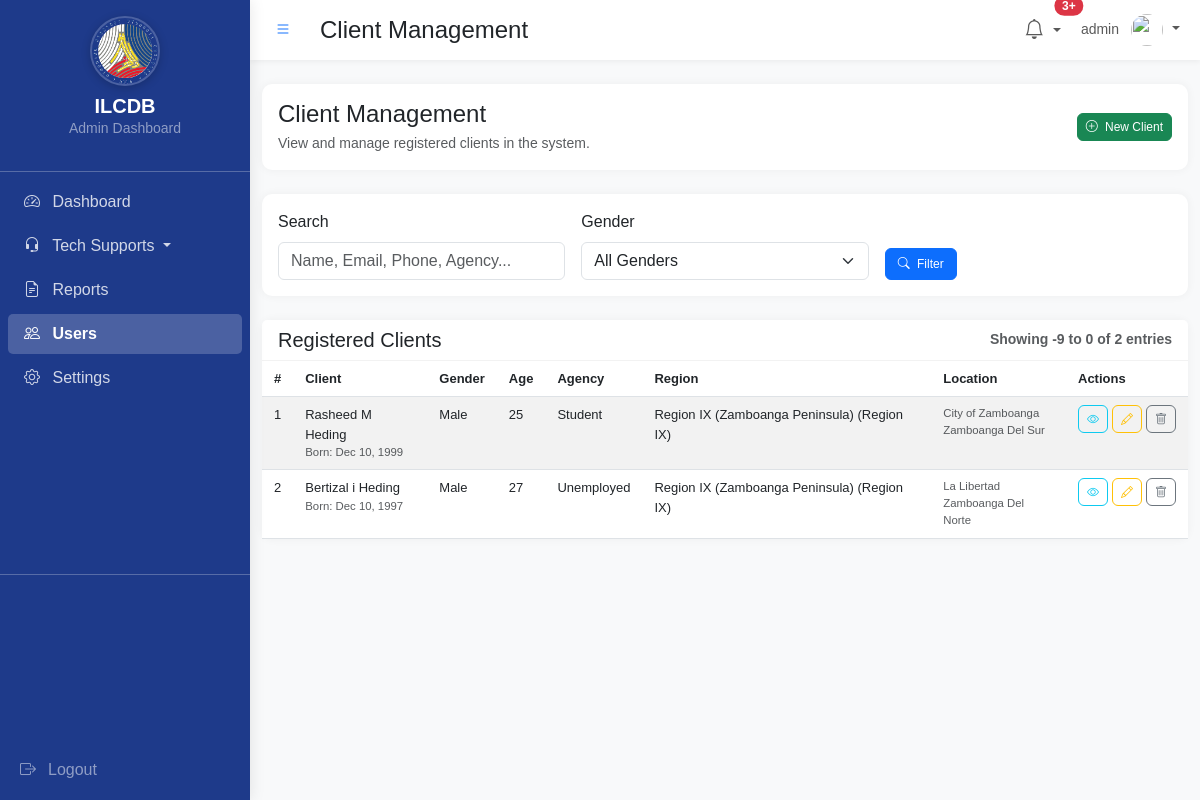
The app's page /admin/users.php (signed in), older data.
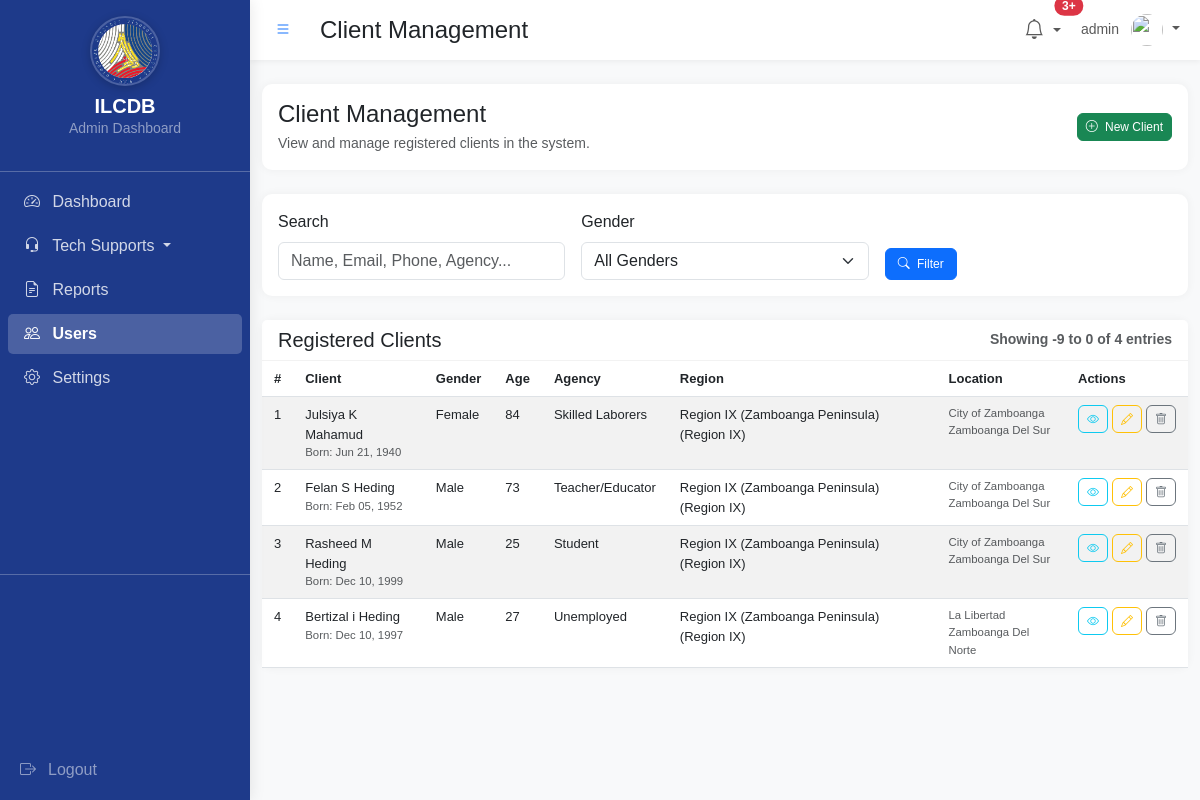
The same page, newer data.
### tables this page shows
CREATE TABLE `clients` (
  `id` int(11) NOT NULL,
  `firstname` varchar(50) NOT NULL,
  `surname` varchar(50) NOT NULL,
  `middle_initial` char(1) DEFAULT NULL,
  `client_name` varchar(100) NOT NULL,
  `agency` varchar(100) NOT NULL,
  `gender` varchar(10) NOT NULL,
  `birthdate` date NOT NULL,
  `region` varchar(50) NOT NULL,
  `region_id` int(11) DEFAULT NULL,
  `province_id` int(11) DEFAULT NULL,
  `district_id` int(11) DEFAULT NULL,
  `municipality_id` int(11) DEFAULT NULL,
  `email` varchar(255) DEFAULT NULL,
  `phone` varchar(50) DEFAULT NULL,
  `created_at` timestamp NOT NULL DEFAULT current_timestamp()
);

CREATE TABLE `regions` (
  `id` int(11) NOT NULL,
  `region_code` varchar(20) NOT NULL,
  `region_name` varchar(100) NOT NULL,
  `created_at` timestamp NOT NULL DEFAULT current_timestamp(),
  `updated_at` timestamp NOT NULL DEFAULT current_timestamp() ON UPDATE current_timestamp()
);

CREATE TABLE `municipalities` (
  `id` int(11) NOT NULL,
  `municipality_name` varchar(100) NOT NULL,
  `municipality_code` varchar(20) DEFAULT NULL,
  `province_id` int(11) NOT NULL,
  `district_id` int(11) DEFAULT NULL,
  `created_at` timestamp NOT NULL DEFAULT current_timestamp(),
  `updated_at` timestamp NOT NULL DEFAULT current_timestamp() ON UPDATE current_timestamp()
);

CREATE TABLE `provinces` (
  `id` int(11) NOT NULL,
  `province_name` varchar(100) NOT NULL,
  `province_code` varchar(20) DEFAULT NULL,
  `region_id` int(11) NOT NULL,
  `created_at` timestamp NOT NULL DEFAULT current_timestamp(),
  `updated_at` timestamp NOT NULL DEFAULT current_timestamp() ON UPDATE current_timestamp()
);

### admin/users.php (the view, shortened to what the changed rows need)
<?php
require_once '../includes/crud_operations.php';
$current_page = isset($_GET['page']) ? (int)$_GET['page'] : 1;
$records_per_page = 10;
$offset = ((int)$current_page - 1) * (int)$records_per_page;
try {
    $base_query = "SELECT c.*,
                   r.region_name, r.region_code,
                   p.province_name,
                   d.district_name,
                   m.municipality_name,
                   TIMESTAMPDIFF(YEAR, c.birthdate, CURDATE()) as age
                   FROM clients c
                   LEFT JOIN regions r ON c.region_id = r.id
                   LEFT JOIN provinces p ON c.province_id = p.id
                   LEFT JOIN districts d ON c.district_id = d.id
                   LEFT JOIN municipalities m ON c.municipality_id = m.id";
    $count_query = "SELECT COUNT(*) as total FROM clients c
                    LEFT JOIN regions r ON c.region_id = r.id";
    $params = array();
    $base_query .= " ORDER BY c.id DESC LIMIT ? OFFSET ?";
    $params[] = $records_per_page;
    $params[] = $offset;
    $stmt = $conn->prepare($base_query);
    if (!empty($params)) {
        $stmt->bind_param(str_repeat("s", count($params)), ...$params);
    }
    $stmt->execute();
    $result = $stmt->get_result();
    $clients = $result->fetch_all(MYSQLI_ASSOC);
    $stmt = $conn->prepare($count_query);
    $stmt->execute();
    $count_result = $stmt->get_result();
    $count_row = $count_result->fetch_assoc();
    $total_records = $count_row['total'];
} catch (Exception $e) {
    $error_message = "Error: " . $e->getMessage();
    $clients = [];
    $total_records = 0;
}
?>
<!DOCTYPE html>
<html lang="en">
<head>
    <link href="https://cdn.jsdelivr.net/npm/bootstrap@5.3.0-alpha1/dist/css/bootstrap.min.css" rel="stylesheet">
    <link href="https://cdn.jsdelivr.net/npm/bootstrap-icons@1.10.0/font/bootstrap-icons.css" rel="stylesheet">
</head>
<body>
    <?php include 'includes/sidebar.php'; ?>
    <div class="container-fluid py-4">
        <div class="card mb-4">
            <div class="card-body">
                <div class="d-flex justify-content-between align-items-center">
                    <div>
                        <h2 class="card-title h4 mb-1">Client Management</h2>
                    </div>
                </div>
            </div>
        </div>
        <div class="card">
            <div class="card-header d-flex justify-content-between align-items-center">
                <h5 class="card-title mb-0">Registered Clients</h5>
                <span class="text-muted small">
                    Showing <?php echo min((int)$total_records, 1 + ((int)$current_page - 1) * (int)$records_per_page); ?> to <?php echo min((int)$total_records, (int)$current_page * (int)$records_per_page); ?> of <?php echo (int)$total_records; ?> entries
                </span>
            </div>
            <div class="table-container">
                <table class="table table-hover table-striped compact-table mb-0">
                    <thead>                        <tr>
                            <th scope="col">#</th>
                            <th scope="col">Client</th>
                            <th scope="col">Gender</th>
                            <th scope="col">Age</th>
                            <th scope="col">Agency</th>
                            <th scope="col">Region</th>
                            <th scope="col">Location</th>
                            <th scope="col">Actions</th>
                        </tr>
                    </thead>
                    <tbody>                        <?php if (empty($clients)): ?>
                        <tr>
                            <td colspan="8" class="text-center py-4 text-muted">
                                No clients found.
                            </td>
                        </tr>
                        <?php else: ?>
                            <?php
                            $count = max(1, ((int)$current_page - 1) * (int)$records_per_page + 1);
                            foreach ($clients as $client):
                                $fullname = trim($client['firstname'] . ' ' .
                                    ($client['middle_initial'] ? $client['middle_initial'] . ' ' : '') .
                                    $client['surname']);
                            ?>
                            <tr>
                                <td><?php echo $count++; ?></td>
                                <td>
                                    <div class="fw-medium"><?php echo htmlspecialchars($fullname); ?></div>
                                    <div class="small text-muted">
                                        Born: <?php echo date('M d, Y', strtotime($client['birthdate'])); ?>
                                    </div>
                                </td>
                                <td><?php echo htmlspecialchars($client['gender']); ?></td>
                                <td><?php echo !empty($client['age']) ? (int)$client['age'] : ''; ?></td>
                                <td><?php echo htmlspecialchars($client['agency']); ?></td>                                <td>
                                    <?php
                                    echo htmlspecialchars($client['region_name'] ?? $client['region']);
                                    if (!empty($client['region_code'])) {
                                        echo ' (' . htmlspecialchars($client['region_code']) . ')';
                                    }
                                    ?>
                                </td>
                                <td>
                                    <div class="small text-muted">
                                        <?php if ($client['municipality_name']): ?>
                                            <?php echo htmlspecialchars($client['municipality_name']); ?>
                                        <?php endif; ?>
                                        <?php if ($client['province_name']): ?>
                                            <br><?php echo htmlspecialchars($client['province_name']); ?>
                                        <?php endif; ?>
                                    </div>
                                </td>
                                <td>
                                    <div class="d-flex gap-1 justify-content-start">
                                        <button type="button" class="btn btn-sm btn-outline-info flex-fill"
                                               onclick="viewClient(<?php echo $client['id']; ?>)"
                                               title="View client details"
                                               data-bs-toggle="tooltip">
                                            <i class="bi bi-eye"></i>
                                        </button>
                                        <button type="button" class="btn btn-sm btn-outline-warning flex-fill"
                                               onclick="editClient(<?php echo $client['id']; ?>)"
                                               title="Edit client"
                                               data-bs-toggle="tooltip">
                                            <i class="bi bi-pencil"></i>
                                        </button>
                                        <button type="button" class="btn btn-sm btn-outline-secondary flex-fill"
                                               onclick="deleteClient(<?php echo $client['id']; ?>)"
                                               title="Delete client"
                                               data-bs-toggle="tooltip">
                                            <i class="bi bi-trash"></i>
                                        </button>
                                    </div>
                                </td>
                            </tr>
                            <?php endforeach; ?>
                        <?php endif; ?>
                    </tbody>
                </table>            </div>
        </div>
    </div>
</body>
</html>

Row changes from the older to the newer data that the page shows:
added clients: fullname "Julsiya K Mahamud", birthdate "Jun 21, 1940", gender "Female", age "84", agency "Skilled Laborers", region.region_name "Region IX (Zamboanga Peninsula)", region.region_code "Region IX", municipality.municipality_name "City of Zamboanga", province.province_name "Zamboanga Del Sur"
added clients: fullname "Felan S Heding", birthdate "Feb 05, 1952", gender "Male", age "73", agency "Teacher/Educator", region.region_name "Region IX (Zamboanga Peninsula)", region.region_code "Region IX", municipality.municipality_name "City of Zamboanga", province.province_name "Zamboanga Del Sur"
Text that changed along with them:
$total_records: "2" → "4"
